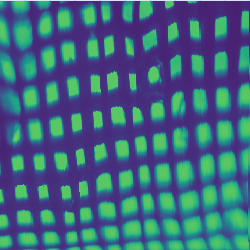
#> input picture Image Processing/Cap403.bmp, 250 x 250 px
$ python plot_coins_segmentation.py
#> lines starting #> are read from the running program, lines starting #| are printed output that depends on the picture
import numpy as np
import matplotlib.pyplot as plt
from skimage.color import label2rgb
from skimage.exposure import histogram
from skimage.io import imread
from skimage import morphology
from skimage.filters import sobel
from scipy import ndimage as ndi

coins = imread('Cap403.bmp', as_gray=True)
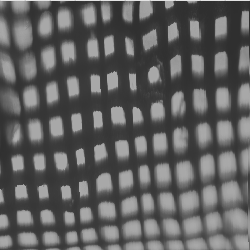
#> coins: shape (250, 250) float64; min 0.176, max 0.905, mean 0.377
hist, hist_centers = histogram(coins)
#> hist = 256 values, max 3713 at index 170, min 0 at index 1, mean 244.1; hist_centers = 256 values from 0.177 to 0.904

fig, axes = plt.subplots(1, 2, figsize=(8, 3))
axes[0].imshow(coins, cmap=plt.cm.gray, interpolation='nearest')
# axes[0].axis('off')
axes[1].plot(hist_centers, hist, lw=2)
axes[1].set_title('histogram of gray values')
# Region-based segmentation
# =========================
#
# We therefore try a region-based method using the watershed transform.
# First, we find an elevation map using the Sobel gradient of the image.

elevation_map = sobel(coins)
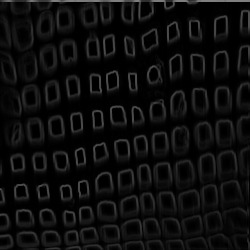
#> elevation_map: shape (250, 250) float64; min 0, max 0.505, mean 0.0527

fig, ax = plt.subplots(figsize=(4, 3))
ax.imshow(elevation_map, cmap=plt.cm.gray, interpolation='nearest')
ax.set_title('elevation map')
ax.axis('off')

######################################################################
# Next we find markers of the background and the coins based on the extreme
# parts of the histogram of gray values.

markers = np.zeros_like(coins)
markers[coins < 0.4] = 1
markers[coins > 0.4] = 2

fig, ax = plt.subplots(figsize=(4, 3))
ax.imshow(markers, cmap=plt.cm.nipy_spectral, interpolation='nearest')
ax.set_title('markers')
ax.axis('off')

######################################################################
# Finally, we use the watershed transform to fill regions of the elevation
# map starting from the markers determined above:

#> (the run stopped early here; a loop or call above may not have finished)

$ run again, with Image Processing/Calibration_Vertical.bmp copied over Image Processing/Cap403.bmp
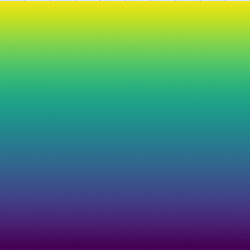
#> input picture Image Processing/Calibration_Vertical.bmp, 250 x 250 px
#> `coins = imread('Cap403.bmp', as_gray=True)`:
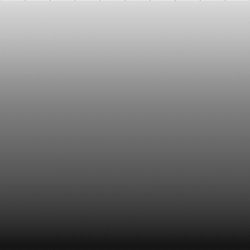
#> coins: shape (250, 250) float64; min 0.0832, max 0.905, mean 0.472
#> hist = 256 values, max 979 at index 0, min 0 at index 1, mean 244.1; hist_centers = 256 values from 0.0848 to 0.904
#> `elevation_map = sobel(coins)`:
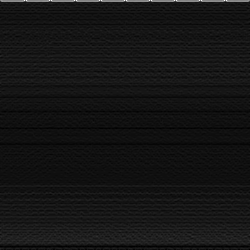
#> elevation_map: shape (250, 250) float64; min 0, max 0.0569, mean 0.00471; drawn with min black and max white
